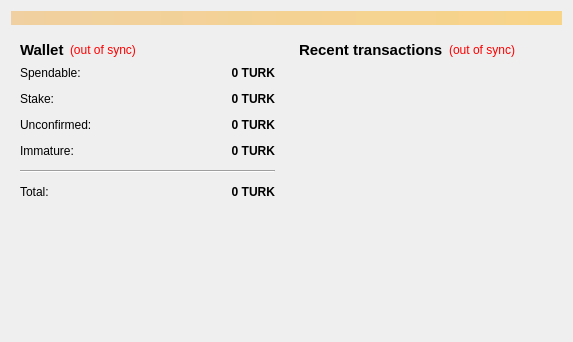
<?xml version="1.0" encoding="UTF-8"?>
<ui version="4.0">
 <class>OverviewPage</class>
 <widget class="QWidget" name="OverviewPage">
  <property name="geometry">
   <rect>
    <x>0</x>
    <y>0</y>
    <width>573</width>
    <height>342</height>
   </rect>
  </property>
  <property name="windowTitle">
   <string>Form</string>
  </property>
  <layout class="QVBoxLayout" name="topLayout">
   <item>
    <widget class="QLabel" name="labelAlerts">
     <property name="visible">
      <bool>false</bool>
     </property>
     <property name="styleSheet">
      <string notr="true">background-color: qlineargradient(x1: 0, y1: 0, x2: 1, y2: 0, stop:0 #F0D0A0, stop:1 #F8D488);  color:#000000
</string>
     </property>
     <property name="wordWrap">
      <bool>true</bool>
     </property>
     <property name="margin">
      <number>3</number>
     </property>
    </widget>
   </item>
   <item>
    <layout class="QHBoxLayout" name="horizontalLayout" stretch="1,1">
     <item>
      <layout class="QVBoxLayout" name="verticalLayout_2">
       <item>
        <widget class="QWidget" name="widget" native="true">
         <layout class="QVBoxLayout" name="verticalLayout_4">
          <item>
           <layout class="QHBoxLayout" name="horizontalLayout_4">
            <item>
             <widget class="QLabel" name="label_5">
              <property name="font">
               <font>
                <pointsize>11</pointsize>
                <weight>75</weight>
                <bold>true</bold>
               </font>
              </property>
              <property name="text">
               <string>Wallet</string>
              </property>
             </widget>
            </item>
            <item>
             <widget class="QLabel" name="labelWalletStatus">
              <property name="toolTip">
               <string>The displayed information may be out of date. Your wallet automatically synchronizes with the Turk network after a connection is established, but this process has not completed yet.</string>
              </property>
              <property name="styleSheet">
               <string notr="true">QLabel { color: red; }</string>
              </property>
              <property name="text">
               <string notr="true">(out of sync)</string>
              </property>
              <property name="alignment">
               <set>Qt::AlignLeading|Qt::AlignLeft|Qt::AlignVCenter</set>
              </property>
             </widget>
            </item>
            <item>
             <spacer name="horizontalSpacer_2">
              <property name="orientation">
               <enum>Qt::Horizontal</enum>
              </property>
              <property name="sizeHint" stdset="0">
               <size>
                <width>40</width>
                <height>20</height>
               </size>
              </property>
             </spacer>
            </item>
           </layout>
          </item>
          <item>
           <layout class="QFormLayout" name="formLayout_2">
            <property name="fieldGrowthPolicy">
             <enum>QFormLayout::AllNonFixedFieldsGrow</enum>
            </property>
            <property name="horizontalSpacing">
             <number>12</number>
            </property>
            <property name="verticalSpacing">
             <number>12</number>
            </property>
            <item row="0" column="0">
             <widget class="QLabel" name="label">
              <property name="text">
               <string>Spendable:</string>
              </property>
             </widget>
            </item>
            <item row="0" column="1">
             <widget class="QLabel" name="labelBalance">
              <property name="font">
               <font>
                <weight>75</weight>
                <bold>true</bold>
               </font>
              </property>
              <property name="cursor">
               <cursorShape>IBeamCursor</cursorShape>
              </property>
              <property name="toolTip">
               <string>Your current spendable balance</string>
              </property>
              <property name="text">
               <string notr="true">0 TURK</string>
              </property>
              <property name="alignment">
               <set>Qt::AlignRight|Qt::AlignTrailing|Qt::AlignVCenter</set>
              </property>
              <property name="textInteractionFlags">
               <set>Qt::LinksAccessibleByMouse|Qt::TextSelectableByKeyboard|Qt::TextSelectableByMouse</set>
              </property>
             </widget>
            </item>
            <item row="1" column="0">
             <widget class="QLabel" name="label_6">
              <property name="text">
               <string>Stake:</string>
              </property>
             </widget>
            </item>
            <item row="1" column="1">
             <widget class="QLabel" name="labelStake">
              <property name="font">
               <font>
                <weight>75</weight>
                <bold>true</bold>
               </font>
              </property>
              <property name="cursor">
               <cursorShape>IBeamCursor</cursorShape>
              </property>
              <property name="toolTip">
               <string>Total of coins that was staked, and do not yet count toward the current balance</string>
              </property>
              <property name="text">
               <string notr="true">0 TURK</string>
              </property>
              <property name="alignment">
               <set>Qt::AlignRight|Qt::AlignTrailing|Qt::AlignVCenter</set>
              </property>
              <property name="textInteractionFlags">
               <set>Qt::LinksAccessibleByMouse|Qt::TextSelectableByKeyboard|Qt::TextSelectableByMouse</set>
              </property>
             </widget>
            </item>
            <item row="2" column="0">
             <widget class="QLabel" name="label_3">
              <property name="text">
               <string>Unconfirmed:</string>
              </property>
             </widget>
            </item>
            <item row="2" column="1">
             <widget class="QLabel" name="labelUnconfirmed">
              <property name="font">
               <font>
                <weight>75</weight>
                <bold>true</bold>
               </font>
              </property>
              <property name="cursor">
               <cursorShape>IBeamCursor</cursorShape>
              </property>
              <property name="toolTip">
               <string>Total of transactions that have yet to be confirmed, and do not yet count toward the current balance</string>
              </property>
              <property name="text">
               <string notr="true">0 TURK</string>
              </property>
              <property name="alignment">
               <set>Qt::AlignRight|Qt::AlignTrailing|Qt::AlignVCenter</set>
              </property>
              <property name="textInteractionFlags">
               <set>Qt::LinksAccessibleByMouse|Qt::TextSelectableByKeyboard|Qt::TextSelectableByMouse</set>
              </property>
             </widget>
            </item>
            <item row="3" column="0">
             <widget class="QLabel" name="labelImmatureText">
              <property name="text">
               <string>Immature:</string>
              </property>
             </widget>
            </item>
            <item row="3" column="1">
             <widget class="QLabel" name="labelImmature">
              <property name="font">
               <font>
                <weight>75</weight>
                <bold>true</bold>
               </font>
              </property>
              <property name="toolTip">
               <string>Mined balance that has not yet matured</string>
              </property>
              <property name="text">
               <string notr="true">0 TURK</string>
              </property>
              <property name="alignment">
               <set>Qt::AlignRight|Qt::AlignTrailing|Qt::AlignVCenter</set>
              </property>
              <property name="textInteractionFlags">
               <set>Qt::LinksAccessibleByMouse|Qt::TextSelectableByKeyboard|Qt::TextSelectableByMouse</set>
              </property>
             </widget>
            </item>
            <item row="4" column="0" colspan="2">
             <widget class="Line" name="line">
              <property name="orientation">
               <enum>Qt::Horizontal</enum>
              </property>
             </widget>
            </item>
            <item row="5" column="0">
             <widget class="QLabel" name="labelTotalText">
              <property name="text">
               <string>Total:</string>
              </property>
             </widget>
            </item>
            <item row="5" column="1">
             <widget class="QLabel" name="labelTotal">
              <property name="font">
               <font>
                <weight>75</weight>
                <bold>true</bold>
               </font>
              </property>
              <property name="cursor">
               <cursorShape>IBeamCursor</cursorShape>
              </property>
              <property name="toolTip">
               <string>Your current total balance</string>
              </property>
              <property name="text">
               <string notr="true">0 TURK</string>
              </property>
              <property name="alignment">
               <set>Qt::AlignRight|Qt::AlignTrailing|Qt::AlignVCenter</set>
              </property>
              <property name="textInteractionFlags">
               <set>Qt::LinksAccessibleByMouse|Qt::TextSelectableByKeyboard|Qt::TextSelectableByMouse</set>
              </property>
             </widget>
            </item>
           </layout>
          </item>
         </layout>
        </widget>
       </item>
       <item>
        <spacer name="verticalSpacer">
         <property name="orientation">
          <enum>Qt::Vertical</enum>
         </property>
         <property name="sizeHint" stdset="0">
          <size>
           <width>20</width>
           <height>40</height>
          </size>
         </property>
        </spacer>
       </item>
      </layout>
     </item>
     <item>
      <layout class="QVBoxLayout" name="verticalLayout_3">
       <item>
        <widget class="QWidget" name="widget_2" native="true">
         <layout class="QVBoxLayout" name="verticalLayout">
          <item>
           <layout class="QHBoxLayout" name="horizontalLayout_2">
            <item>
             <widget class="QLabel" name="label_4">
              <property name="font">
               <font>
                <pointsize>11</pointsize>
                <weight>75</weight>
                <bold>true</bold>
               </font>
              </property>
              <property name="text">
               <string>&lt;b&gt;Recent transactions&lt;/b&gt;</string>
              </property>
             </widget>
            </item>
            <item>
             <widget class="QLabel" name="labelTransactionsStatus">
              <property name="toolTip">
               <string>The displayed information may be out of date. Your wallet automatically synchronizes with the Turk network after a connection is established, but this process has not completed yet.</string>
              </property>
              <property name="styleSheet">
               <string notr="true">QLabel { color: red; }</string>
              </property>
              <property name="text">
               <string notr="true">(out of sync)</string>
              </property>
              <property name="alignment">
               <set>Qt::AlignRight|Qt::AlignTrailing|Qt::AlignVCenter</set>
              </property>
             </widget>
            </item>
            <item>
             <spacer name="horizontalSpacer">
              <property name="orientation">
               <enum>Qt::Horizontal</enum>
              </property>
              <property name="sizeHint" stdset="0">
               <size>
                <width>40</width>
                <height>20</height>
               </size>
              </property>
             </spacer>
            </item>
           </layout>
          </item>
          <item>
           <widget class="QListView" name="listTransactions">
            <property name="styleSheet">
             <string notr="true">QListView { background: transparent; }</string>
            </property>
            <property name="frameShape">
             <enum>QFrame::NoFrame</enum>
            </property>
            <property name="verticalScrollBarPolicy">
             <enum>Qt::ScrollBarAlwaysOff</enum>
            </property>
            <property name="horizontalScrollBarPolicy">
             <enum>Qt::ScrollBarAlwaysOff</enum>
            </property>
            <property name="selectionMode">
             <enum>QAbstractItemView::NoSelection</enum>
            </property>
           </widget>
          </item>
         </layout>
        </widget>
       </item>
      </layout>
     </item>
    </layout>
   </item>
  </layout>
 </widget>
 <resources/>
 <connections/>
</ui>
